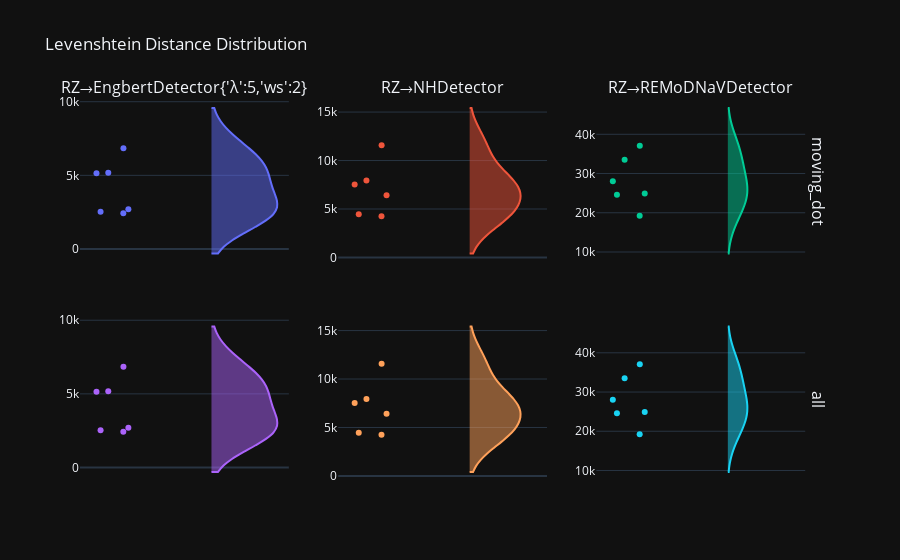

Notebook source saved alongside this figure:
### Code cell
samples_levenshtein_grouped = detector_comparisons.compare_samples(samples=samples_df, metric="lev", group_by=cnst.STIMULUS)
lev_distribution_fig = figs.distributions_grid(
    samples_levenshtein_grouped[COMPARISON_COLUMNS],
    plot_type="violin",
    title="Levenshtein Distance Distribution",
    column_title_mapper=lambda col: f"{col[0]}→{col[1]}"
)
lev_distribution_fig.show()

### Figure 1 — Plotly figure (JSON) as saved in the notebook; plotly's stock layout.template omitted (floating-point values rounded to 4 significant figures)
{"data": [{"name": "", "points": "all", "showlegend": false, "side": "positive", "y": [6843, 2536, 2698, 5143, 2426, 5170], "type": "violin", "xaxis": "x", "yaxis": "y"}, {"name": "", "points": "all", "showlegend": false, "side": "positive", "y": [11586, 4241, 7945, 7515, 4458, 6407], "type": "violin", "xaxis": "x2", "yaxis": "y2"}, {"name": "", "points": "all", "showlegend": false, "side": "positive", "y": [33500, 19242, 37081, 28037, 24902, 24572], "type": "violin", "xaxis": "x3", "yaxis": "y3"}, {"name": "", "points": "all", "showlegend": false, "side": "positive", "y": [6843, 2536, 2698, 5143, 2426, 5170], "type": "violin", "xaxis": "x4", "yaxis": "y4"}, {"name": "", "points": "all", "showlegend": false, "side": "positive", "y": [11586, 4241, 7945, 7515, 4458, 6407], "type": "violin", "xaxis": "x5", "yaxis": "y5"}, {"name": "", "points": "all", "showlegend": false, "side": "positive", "y": [33500, 19242, 37081, 28037, 24902, 24572], "type": "violin", "xaxis": "x6", "yaxis": "y6"}], "layout": {"xaxis": {"anchor": "y", "domain": [0.0, 0.2822]}, "yaxis": {"anchor": "x", "domain": [0.575, 1.0]}, "xaxis2": {"anchor": "y2", "domain": [0.3489, 0.6311]}, "yaxis2": {"anchor": "x2", "domain": [0.575, 1.0]}, "xaxis3": {"anchor": "y3", "domain": [0.6978, 0.98]}, "yaxis3": {"anchor": "x3", "domain": [0.575, 1.0]}, "xaxis4": {"anchor": "y4", "domain": [0.0, 0.2822]}, "yaxis4": {"anchor": "x4", "domain": [0.0, 0.425]}, "xaxis5": {"anchor": "y5", "domain": [0.3489, 0.6311]}, "yaxis5": {"anchor": "x5", "domain": [0.0, 0.425]}, "xaxis6": {"anchor": "y6", "domain": [0.6978, 0.98]}, "yaxis6": {"anchor": "x6", "domain": [0.0, 0.425]}, "annotations": [{"font": {"size": 16}, "showarrow": false, "text": "RZ→EngbertDetector{'λ':5,'ws':2}", "x": 0.1411, "xanchor": "center", "xref": "paper", "y": 1.0, "yanchor": "bottom", "yref": "paper"}, {"font": {"size": 16}, "showarrow": false, "text": "RZ→NHDetector", "x": 0.49, "xanchor": "center", "xref": "paper", "y": 1.0, "yanchor": "bottom", "yref": "paper"}, {"font": {"size": 16}, "showarrow": false, "text": "RZ→REMoDNaVDetector", "x": 0.8389, "xanchor": "center", "xref": "paper", "y": 1.0, "yanchor": "bottom", "yref": "paper"}, {"font": {"size": 16}, "showarrow": false, "text": "moving_dot", "textangle": 90, "x": 0.98, "xanchor": "left", "xref": "paper", "y": 0.7875, "yanchor": "middle", "yref": "paper"}, {"font": {"size": 16}, "showarrow": false, "text": "all", "textangle": 90, "x": 0.98, "xanchor": "left", "xref": "paper", "y": 0.2125, "yanchor": "middle", "yref": "paper"}], "title": {"text": "Levenshtein Distance Distribution"}, "showlegend": false}}
